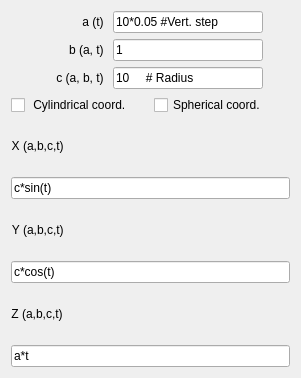
                         <widget class="QWidget" name="scrollAreaWidgetContents_3">
                          <property name="geometry">
                           <rect>
                            <x>0</x>
                            <y>0</y>
                            <width>301</width>
                            <height>378</height>
                           </rect>
                          </property>
                          <layout class="QGridLayout" name="gridLayout_14">
                           <item row="0" column="0">
                            <layout class="QHBoxLayout" name="horizontalLayout_14">
                             <item>
                              <layout class="QGridLayout" name="gridLayout_9">
                               <item row="0" column="0">
                                <layout class="QHBoxLayout" name="horizontalLayout_11">
                                 <item>
                                  <widget class="QLabel" name="label_a_4">
                                   <property name="maximumSize">
                                    <size>
                                     <width>70</width>
                                     <height>16777215</height>
                                    </size>
                                   </property>
                                   <property name="layoutDirection">
                                    <enum>Qt::LeftToRight</enum>
                                   </property>
                                   <property name="text">
                                    <string>a (t) </string>
                                   </property>
                                   <property name="alignment">
                                    <set>Qt::AlignRight|Qt::AlignTrailing|Qt::AlignVCenter</set>
                                   </property>
                                  </widget>
                                 </item>
                                 <item>
                                  <widget class="QLineEdit" name="ParCurve_a_3">
                                   <property name="sizePolicy">
                                    <sizepolicy hsizetype="Fixed" vsizetype="Fixed">
                                     <horstretch>0</horstretch>
                                     <verstretch>0</verstretch>
                                    </sizepolicy>
                                   </property>
                                   <property name="minimumSize">
                                    <size>
                                     <width>40</width>
                                     <height>0</height>
                                    </size>
                                   </property>
                                   <property name="maximumSize">
                                    <size>
                                     <width>150</width>
                                     <height>16777215</height>
                                    </size>
                                   </property>
                                   <property name="toolTip">
                                    <string>&lt;html&gt;&lt;head/&gt;&lt;body&gt;&lt;p&gt;The function 'range' from Python and 'np.arange' from numpy module can be used here:&lt;/p&gt;&lt;p&gt;range([start,] stop[, step])&lt;/p&gt;&lt;p&gt;start : Starting number of the sequence. &lt;span style=&quot; vertical-align:top;&quot;&gt;The interval includes this value. The default value is 0&lt;/span&gt;&lt;/p&gt;&lt;p&gt;stop : Generate numbers up to, but not including this number.&lt;/p&gt;&lt;p&gt;step : Difference between each number in the sequence. &lt;span style=&quot; vertical-align:top;&quot;&gt;The default value is 1.&lt;/span&gt;&lt;/p&gt;&lt;p&gt;&lt;br/&gt;&lt;/p&gt;&lt;p&gt;np.arange([start,] stop[, step,]dtype=None)&lt;/p&gt;&lt;p&gt;Return evenly spaced values within a given interval.&lt;/p&gt;&lt;p&gt;start : Starting number of the sequence. &lt;span style=&quot; vertical-align:top;&quot;&gt;The interval includes this value. The default value is 0&lt;/span&gt;&lt;/p&gt;&lt;p&gt;stop : &lt;span style=&quot; vertical-align:top;&quot;&gt;End of interval. The interval does not include this value, except in some cases where &lt;/span&gt;&lt;span style=&quot; font-style:italic; vertical-align:top;&quot;&gt;step&lt;/span&gt;&lt;span style=&quot; vertical-align:top;&quot;&gt; is not an integer and floating point round-off affects the length of &lt;/span&gt;&lt;span style=&quot; font-style:italic; vertical-align:top;&quot;&gt;out&lt;/span&gt;&lt;span style=&quot; vertical-align:top;&quot;&gt;.&lt;/span&gt;&lt;/p&gt;&lt;p&gt;step : Difference between each number in the sequence. &lt;span style=&quot; vertical-align:top;&quot;&gt;For any output &lt;/span&gt;&lt;span style=&quot; font-style:italic; vertical-align:top;&quot;&gt;out&lt;/span&gt;&lt;span style=&quot; vertical-align:top;&quot;&gt;, this is the distance between two adjacent values. The default value is 1.&lt;/span&gt;&lt;/p&gt;&lt;p&gt;&lt;span style=&quot; vertical-align:top;&quot;&gt;If &lt;/span&gt;&lt;span style=&quot; font-style:italic; vertical-align:top;&quot;&gt;step&lt;/span&gt;&lt;span style=&quot; vertical-align:top;&quot;&gt; is specified, &lt;/span&gt;&lt;span style=&quot; font-style:italic; vertical-align:top;&quot;&gt;start&lt;/span&gt;&lt;span style=&quot; vertical-align:top;&quot;&gt; must also be given.&lt;/span&gt;&lt;/p&gt;&lt;p&gt;dtype : The type of the output array. if dtype &lt;span style=&quot; vertical-align:top;&quot;&gt;is not given, infer the data type from the other input arguments.&lt;/span&gt;&lt;/p&gt;&lt;/body&gt;&lt;/html&gt;</string>
                                   </property>
                                   <property name="text">
                                    <string>10*0.05 #Vert. step</string>
                                   </property>
                                   <property name="maxLength">
                                    <number>32769</number>
                                   </property>
                                  </widget>
                                 </item>
                                </layout>
                               </item>
                               <item row="1" column="0">
                                <layout class="QHBoxLayout" name="horizontalLayout_12">
                                 <item>
                                  <widget class="QLabel" name="label_b_4">
                                   <property name="maximumSize">
                                    <size>
                                     <width>70</width>
                                     <height>16777215</height>
                                    </size>
                                   </property>
                                   <property name="text">
                                    <string>b (a, t) </string>
                                   </property>
                                   <property name="alignment">
                                    <set>Qt::AlignRight|Qt::AlignTrailing|Qt::AlignVCenter</set>
                                   </property>
                                  </widget>
                                 </item>
                                 <item>
                                  <widget class="QLineEdit" name="ParCurve_b_3">
                                   <property name="sizePolicy">
                                    <sizepolicy hsizetype="Fixed" vsizetype="Fixed">
                                     <horstretch>0</horstretch>
                                     <verstretch>0</verstretch>
                                    </sizepolicy>
                                   </property>
                                   <property name="minimumSize">
                                    <size>
                                     <width>40</width>
                                     <height>0</height>
                                    </size>
                                   </property>
                                   <property name="maximumSize">
                                    <size>
                                     <width>150</width>
                                     <height>16777215</height>
                                    </size>
                                   </property>
                                   <property name="toolTip">
                                    <string>&lt;html&gt;&lt;head/&gt;&lt;body&gt;&lt;p&gt;The function 'range' from Python and 'np.arange' from numpy module can be used here:&lt;/p&gt;&lt;p&gt;range([start,] stop[, step])&lt;/p&gt;&lt;p&gt;start : Starting number of the sequence. &lt;span style=&quot; vertical-align:top;&quot;&gt;The interval includes this value. The default value is 0&lt;/span&gt;&lt;/p&gt;&lt;p&gt;stop : Generate numbers up to, but not including this number.&lt;/p&gt;&lt;p&gt;step : Difference between each number in the sequence. &lt;span style=&quot; vertical-align:top;&quot;&gt;The default value is 1.&lt;/span&gt;&lt;/p&gt;&lt;p&gt;&lt;br/&gt;&lt;/p&gt;&lt;p&gt;np.arange([start,] stop[, step,]dtype=None)&lt;/p&gt;&lt;p&gt;Return evenly spaced values within a given interval.&lt;/p&gt;&lt;p&gt;start : Starting number of the sequence. &lt;span style=&quot; vertical-align:top;&quot;&gt;The interval includes this value. The default value is 0&lt;/span&gt;&lt;/p&gt;&lt;p&gt;stop : &lt;span style=&quot; vertical-align:top;&quot;&gt;End of interval. The interval does not include this value, except in some cases where &lt;/span&gt;&lt;span style=&quot; font-style:italic; vertical-align:top;&quot;&gt;step&lt;/span&gt;&lt;span style=&quot; vertical-align:top;&quot;&gt; is not an integer and floating point round-off affects the length of &lt;/span&gt;&lt;span style=&quot; font-style:italic; vertical-align:top;&quot;&gt;out&lt;/span&gt;&lt;span style=&quot; vertical-align:top;&quot;&gt;.&lt;/span&gt;&lt;/p&gt;&lt;p&gt;step : Difference between each number in the sequence. &lt;span style=&quot; vertical-align:top;&quot;&gt;For any output &lt;/span&gt;&lt;span style=&quot; font-style:italic; vertical-align:top;&quot;&gt;out&lt;/span&gt;&lt;span style=&quot; vertical-align:top;&quot;&gt;, this is the distance between two adjacent values. The default value is 1.&lt;/span&gt;&lt;/p&gt;&lt;p&gt;&lt;span style=&quot; vertical-align:top;&quot;&gt;If &lt;/span&gt;&lt;span style=&quot; font-style:italic; vertical-align:top;&quot;&gt;step&lt;/span&gt;&lt;span style=&quot; vertical-align:top;&quot;&gt; is specified, &lt;/span&gt;&lt;span style=&quot; font-style:italic; vertical-align:top;&quot;&gt;start&lt;/span&gt;&lt;span style=&quot; vertical-align:top;&quot;&gt; must also be given.&lt;/span&gt;&lt;/p&gt;&lt;p&gt;dtype : The type of the output array. if dtype &lt;span style=&quot; vertical-align:top;&quot;&gt;is not given, infer the data type from the other input arguments.&lt;/span&gt;&lt;/p&gt;&lt;/body&gt;&lt;/html&gt;</string>
                                   </property>
                                   <property name="text">
                                    <string>1</string>
                                   </property>
                                   <property name="maxLength">
                                    <number>32769</number>
                                   </property>
                                  </widget>
                                 </item>
                                </layout>
                               </item>
                               <item row="2" column="0">
                                <layout class="QHBoxLayout" name="horizontalLayout_13">
                                 <item>
                                  <widget class="QLabel" name="label_c_2">
                                   <property name="maximumSize">
                                    <size>
                                     <width>70</width>
                                     <height>16777215</height>
                                    </size>
                                   </property>
                                   <property name="text">
                                    <string>c (a, b, t) </string>
                                   </property>
                                   <property name="alignment">
                                    <set>Qt::AlignRight|Qt::AlignTrailing|Qt::AlignVCenter</set>
                                   </property>
                                  </widget>
                                 </item>
                                 <item>
                                  <widget class="QLineEdit" name="ParCurve_c_3">
                                   <property name="sizePolicy">
                                    <sizepolicy hsizetype="Fixed" vsizetype="Fixed">
                                     <horstretch>0</horstretch>
                                     <verstretch>0</verstretch>
                                    </sizepolicy>
                                   </property>
                                   <property name="minimumSize">
                                    <size>
                                     <width>40</width>
                                     <height>0</height>
                                    </size>
                                   </property>
                                   <property name="maximumSize">
                                    <size>
                                     <width>150</width>
                                     <height>16777215</height>
                                    </size>
                                   </property>
                                   <property name="toolTip">
                                    <string>&lt;html&gt;&lt;head/&gt;&lt;body&gt;&lt;p&gt;The function 'range' from Python and 'np.arange' from numpy module can be used here:&lt;/p&gt;&lt;p&gt;range([start,] stop[, step])&lt;/p&gt;&lt;p&gt;start : Starting number of the sequence. &lt;span style=&quot; vertical-align:top;&quot;&gt;The interval includes this value. The default value is 0&lt;/span&gt;&lt;/p&gt;&lt;p&gt;stop : Generate numbers up to, but not including this number.&lt;/p&gt;&lt;p&gt;step : Difference between each number in the sequence. &lt;span style=&quot; vertical-align:top;&quot;&gt;The default value is 1.&lt;/span&gt;&lt;/p&gt;&lt;p&gt;&lt;br/&gt;&lt;/p&gt;&lt;p&gt;np.arange([start,] stop[, step,]dtype=None)&lt;/p&gt;&lt;p&gt;Return evenly spaced values within a given interval.&lt;/p&gt;&lt;p&gt;start : Starting number of the sequence. &lt;span style=&quot; vertical-align:top;&quot;&gt;The interval includes this value. The default value is 0&lt;/span&gt;&lt;/p&gt;&lt;p&gt;stop : &lt;span style=&quot; vertical-align:top;&quot;&gt;End of interval. The interval does not include this value, except in some cases where &lt;/span&gt;&lt;span style=&quot; font-style:italic; vertical-align:top;&quot;&gt;step&lt;/span&gt;&lt;span style=&quot; vertical-align:top;&quot;&gt; is not an integer and floating point round-off affects the length of &lt;/span&gt;&lt;span style=&quot; font-style:italic; vertical-align:top;&quot;&gt;out&lt;/span&gt;&lt;span style=&quot; vertical-align:top;&quot;&gt;.&lt;/span&gt;&lt;/p&gt;&lt;p&gt;step : Difference between each number in the sequence. &lt;span style=&quot; vertical-align:top;&quot;&gt;For any output &lt;/span&gt;&lt;span style=&quot; font-style:italic; vertical-align:top;&quot;&gt;out&lt;/span&gt;&lt;span style=&quot; vertical-align:top;&quot;&gt;, this is the distance between two adjacent values. The default value is 1.&lt;/span&gt;&lt;/p&gt;&lt;p&gt;&lt;span style=&quot; vertical-align:top;&quot;&gt;If &lt;/span&gt;&lt;span style=&quot; font-style:italic; vertical-align:top;&quot;&gt;step&lt;/span&gt;&lt;span style=&quot; vertical-align:top;&quot;&gt; is specified, &lt;/span&gt;&lt;span style=&quot; font-style:italic; vertical-align:top;&quot;&gt;start&lt;/span&gt;&lt;span style=&quot; vertical-align:top;&quot;&gt; must also be given.&lt;/span&gt;&lt;/p&gt;&lt;p&gt;dtype : The type of the output array. if dtype &lt;span style=&quot; vertical-align:top;&quot;&gt;is not given, infer the data type from the other input arguments.&lt;/span&gt;&lt;/p&gt;&lt;/body&gt;&lt;/html&gt;</string>
                                   </property>
                                   <property name="text">
                                    <string>10     # Radius</string>
                                   </property>
                                   <property name="maxLength">
                                    <number>32769</number>
                                   </property>
                                  </widget>
                                 </item>
                                </layout>
                               </item>
                              </layout>
                             </item>
                            </layout>
                           </item>
                           <item row="1" column="0">
                            <layout class="QGridLayout" name="gridLayout_13">
                             <item row="0" column="0">
                              <widget class="QCheckBox" name="checkBox_cylind_3">
                               <property name="toolTip">
                                <string>Toggle for Cylindrical coordinates:</string>
                               </property>
                               <property name="text">
                                <string> Cylindrical coord.</string>
                               </property>
                               <property name="autoExclusive">
                                <bool>false</bool>
                               </property>
                              </widget>
                             </item>
                             <item row="0" column="1">
                              <widget class="QCheckBox" name="checkBox_spheric_3">
                               <property name="toolTip">
                                <string>Toggle for Sperical coordinates:</string>
                               </property>
                               <property name="text">
                                <string>Spherical coord.</string>
                               </property>
                               <property name="autoExclusive">
                                <bool>false</bool>
                               </property>
                              </widget>
                             </item>
                            </layout>
                           </item>
                           <item row="2" column="0">
                            <layout class="QGridLayout" name="gridLayout_12">
                             <item row="0" column="0">
                              <layout class="QHBoxLayout" name="horizontalLayout_17">
                               <item>
                                <widget class="QLabel" name="label_x_3">
                                 <property name="maximumSize">
                                  <size>
                                   <width>100</width>
                                   <height>16777215</height>
                                  </size>
                                 </property>
                                 <property name="text">
                                  <string>X (a,b,c,t) </string>
                                 </property>
                                 <property name="alignment">
                                  <set>Qt::AlignRight|Qt::AlignTrailing|Qt::AlignVCenter</set>
                                 </property>
                                </widget>
                               </item>
                               <item>
                                <spacer name="horizontalSpacer_11">
                                 <property name="orientation">
                                  <enum>Qt::Horizontal</enum>
                                 </property>
                                 <property name="sizeHint" stdset="0">
                                  <size>
                                   <width>40</width>
                                   <height>20</height>
                                  </size>
                                 </property>
                                </spacer>
                               </item>
                              </layout>
                             </item>
                             <item row="1" column="0">
                              <widget class="QLineEdit" name="ParCurve_x_3">
                               <property name="sizePolicy">
                                <sizepolicy hsizetype="Expanding" vsizetype="Fixed">
                                 <horstretch>0</horstretch>
                                 <verstretch>0</verstretch>
                                </sizepolicy>
                               </property>
                               <property name="minimumSize">
                                <size>
                                 <width>40</width>
                                 <height>0</height>
                                </size>
                               </property>
                               <property name="maximumSize">
                                <size>
                                 <width>16777215</width>
                                 <height>16777215</height>
                                </size>
                               </property>
                               <property name="toolTip">
                                <string>The function from Python math module can be used here:
safe_list = ['acos', 'asin', 'atan', 'atan2', 'ceil', 'cos', 'cosh',
 'degrees', 'e', 'exp', 'fabs', 'floor', 'fmod', 'frexp', 'hypot', 'ldexp',
 'log', 'log10', 'modf', 'pi', 'pow', 'radians', 'sin', 'sinh', 'sqrt', 'tan',
 'tanh']</string>
                               </property>
                               <property name="text">
                                <string>c*sin(t)</string>
                               </property>
                               <property name="maxLength">
                                <number>32769</number>
                               </property>
                              </widget>
                             </item>
                            </layout>
                           </item>
                           <item row="3" column="0">
                            <layout class="QGridLayout" name="gridLayout_11">
                             <item row="0" column="0">
                              <layout class="QHBoxLayout" name="horizontalLayout_16">
                               <item>
                                <widget class="QLabel" name="label_y_3">
                                 <property name="maximumSize">
                                  <size>
                                   <width>100</width>
                                   <height>16777215</height>
                                  </size>
                                 </property>
                                 <property name="text">
                                  <string>Y (a,b,c,t) </string>
                                 </property>
                                 <property name="alignment">
                                  <set>Qt::AlignRight|Qt::AlignTrailing|Qt::AlignVCenter</set>
                                 </property>
                                </widget>
                               </item>
                               <item>
                                <spacer name="horizontalSpacer_10">
                                 <property name="orientation">
                                  <enum>Qt::Horizontal</enum>
                                 </property>
                                 <property name="sizeHint" stdset="0">
                                  <size>
                                   <width>40</width>
                                   <height>20</height>
                                  </size>
                                 </property>
                                </spacer>
                               </item>
                              </layout>
                             </item>
                             <item row="1" column="0">
                              <widget class="QLineEdit" name="ParCurve_y_3">
                               <property name="sizePolicy">
                                <sizepolicy hsizetype="Expanding" vsizetype="Fixed">
                                 <horstretch>0</horstretch>
                                 <verstretch>0</verstretch>
                                </sizepolicy>
                               </property>
                               <property name="minimumSize">
                                <size>
                                 <width>40</width>
                                 <height>0</height>
                                </size>
                               </property>
                               <property name="maximumSize">
                                <size>
                                 <width>16777215</width>
                                 <height>16777215</height>
                                </size>
                               </property>
                               <property name="toolTip">
                                <string>The function from Python math module can be used here:
safe_list = ['acos', 'asin', 'atan', 'atan2', 'ceil', 'cos', 'cosh',
 'degrees', 'e', 'exp', 'fabs', 'floor', 'fmod', 'frexp', 'hypot', 'ldexp',
 'log', 'log10', 'modf', 'pi', 'pow', 'radians', 'sin', 'sinh', 'sqrt', 'tan',
 'tanh']</string>
                               </property>
                               <property name="text">
                                <string>c*cos(t)</string>
                               </property>
                               <property name="maxLength">
                                <number>32769</number>
                               </property>
                              </widget>
                             </item>
                            </layout>
                           </item>
                           <item row="4" column="0">
                            <layout class="QGridLayout" name="gridLayout_10">
                             <item row="0" column="0">
                              <layout class="QHBoxLayout" name="horizontalLayout_15">
                               <item>
                                <widget class="QLabel" name="label_z_3">
                                 <property name="maximumSize">
                                  <size>
                                   <width>100</width>
                                   <height>16777215</height>
                                  </size>
                                 </property>
                                 <property name="text">
                                  <string>Z (a,b,c,t) </string>
                                 </property>
                                 <property name="alignment">
                                  <set>Qt::AlignRight|Qt::AlignTrailing|Qt::AlignVCenter</set>
                                 </property>
                                </widget>
                               </item>
                               <item>
                                <spacer name="horizontalSpacer_7">
                                 <property name="orientation">
                                  <enum>Qt::Horizontal</enum>
                                 </property>
                                 <property name="sizeHint" stdset="0">
                                  <size>
                                   <width>40</width>
                                   <height>20</height>
                                  </size>
                                 </property>
                                </spacer>
                               </item>
                              </layout>
                             </item>
                             <item row="1" column="0">
                              <widget class="QLineEdit" name="ParCurve_z_3">
                               <property name="sizePolicy">
                                <sizepolicy hsizetype="Expanding" vsizetype="Fixed">
                                 <horstretch>0</horstretch>
                                 <verstretch>0</verstretch>
                                </sizepolicy>
                               </property>
                               <property name="minimumSize">
                                <size>
                                 <width>40</width>
                                 <height>0</height>
                                </size>
                               </property>
                               <property name="maximumSize">
                                <size>
                                 <width>16777215</width>
                                 <height>16777215</height>
                                </size>
                               </property>
                               <property name="toolTip">
                                <string>The function from Python math module can be used here:
safe_list = ['acos', 'asin', 'atan', 'atan2', 'ceil', 'cos', 'cosh',
 'degrees', 'e', 'exp', 'fabs', 'floor', 'fmod', 'frexp', 'hypot', 'ldexp',
 'log', 'log10', 'modf', 'pi', 'pow', 'radians', 'sin', 'sinh', 'sqrt', 'tan',
 'tanh']</string>
                               </property>
                               <property name="text">
                                <string>a*t</string>
                               </property>
                               <property name="maxLength">
                                <number>32769</number>
                               </property>
                              </widget>
                             </item>
                            </layout>
                           </item>
                          </layout>
                         </widget>
